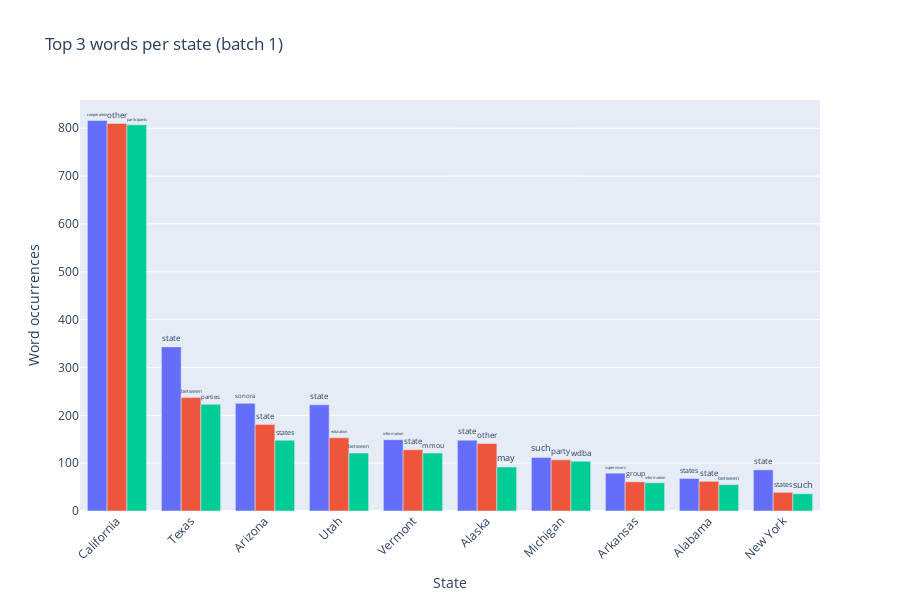
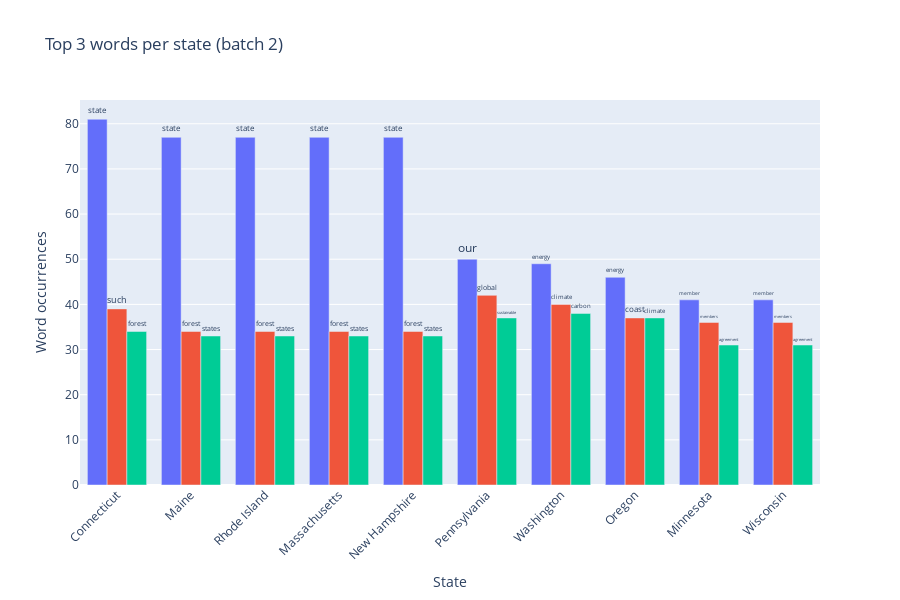
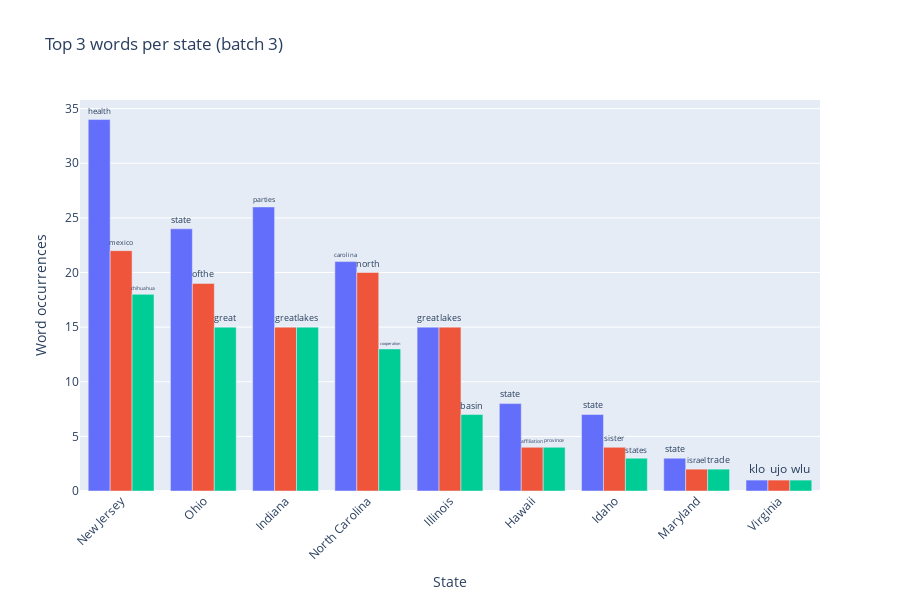

Notebook code cell kept with these figures, in order:
### Code cell
import plotly.graph_objects as go

for i, batch in enumerate(batches):
    fig = go.Figure()
    
    for r in sorted(batch["rank"].unique()):
        df_r = batch[batch["rank"] == r]

        fig.add_bar(
            x=df_r["State"],
            y=df_r["Count"],
            text=df_r["Word"],
            textposition="outside",
            offsetgroup=str(r),
            showlegend=False
        )

    fig.update_layout(
        title=f"Top 3 words per state (batch {i+1})",
        xaxis_title="State",
        yaxis_title="Word occurrences",
        barmode="group",
        xaxis_tickangle=-45,
        height=600
    )

    fig.show()

### Figure 1 — Plotly figure (JSON) as saved in the notebook; plotly's stock layout.template omitted (floating-point values rounded to 4 significant figures)
{"data": [{"offsetgroup": "0", "showlegend": false, "text": ["cooperation", "state", "sonora", "state", "information", "state", "such", "supervisors", "states", "state"], "textposition": "outside", "type": "bar", "x": ["California", "Texas", "Arizona", "Utah", "Vermont", "Alaska", "Michigan", "Arkansas", "Alabama", "New York"], "y": [816, 343, 225, 222, 149, 148, 112, 79, 68, 86]}, {"offsetgroup": "1", "showlegend": false, "text": ["other", "between", "state", "education", "state", "other", "party", "group", "state", "states"], "textposition": "outside", "type": "bar", "x": ["California", "Texas", "Arizona", "Utah", "Vermont", "Alaska", "Michigan", "Arkansas", "Alabama", "New York"], "y": [810, 237, 181, 153, 128, 141, 107, 61, 62, 39]}, {"offsetgroup": "2", "showlegend": false, "text": ["participants", "parties", "states", "between", "mmou", "may", "wdba", "information", "between", "such"], "textposition": "outside", "type": "bar", "x": ["California", "Texas", "Arizona", "Utah", "Vermont", "Alaska", "Michigan", "Arkansas", "Alabama", "New York"], "y": [807, 223, 148, 121, 121, 92, 104, 59, 55, 36]}], "layout": {"barmode": "group", "height": 600, "title": {"text": "Top 3 words per state (batch 1)"}, "xaxis": {"tickangle": -45, "title": {"text": "State"}}, "yaxis": {"title": {"text": "Word occurrences"}}}}

### Figure 2 — Plotly figure (JSON) as saved in the notebook; plotly's stock layout.template omitted (floating-point values rounded to 4 significant figures)
{"data": [{"offsetgroup": "0", "showlegend": false, "text": ["state", "state", "state", "state", "state", "our", "energy", "energy", "member", "member"], "textposition": "outside", "type": "bar", "x": ["Connecticut", "Maine", "Rhode Island", "Massachusetts", "New Hampshire", "Pennsylvania", "Washington", "Oregon", "Minnesota", "Wisconsin"], "y": [81, 77, 77, 77, 77, 50, 49, 46, 41, 41]}, {"offsetgroup": "1", "showlegend": false, "text": ["such", "forest", "forest", "forest", "forest", "global", "climate", "coast", "members", "members"], "textposition": "outside", "type": "bar", "x": ["Connecticut", "Maine", "Rhode Island", "Massachusetts", "New Hampshire", "Pennsylvania", "Washington", "Oregon", "Minnesota", "Wisconsin"], "y": [39, 34, 34, 34, 34, 42, 40, 37, 36, 36]}, {"offsetgroup": "2", "showlegend": false, "text": ["forest", "states", "states", "states", "states", "sustainable", "carbon", "climate", "agreement", "agreement"], "textposition": "outside", "type": "bar", "x": ["Connecticut", "Maine", "Rhode Island", "Massachusetts", "New Hampshire", "Pennsylvania", "Washington", "Oregon", "Minnesota", "Wisconsin"], "y": [34, 33, 33, 33, 33, 37, 38, 37, 31, 31]}], "layout": {"barmode": "group", "height": 600, "title": {"text": "Top 3 words per state (batch 2)"}, "xaxis": {"tickangle": -45, "title": {"text": "State"}}, "yaxis": {"title": {"text": "Word occurrences"}}}}

### Figure 3 — Plotly figure (JSON) as saved in the notebook; plotly's stock layout.template omitted (floating-point values rounded to 4 significant figures)
{"data": [{"offsetgroup": "0", "showlegend": false, "text": ["health", "state", "parties", "carolina", "great", "state", "state", "state", "klo"], "textposition": "outside", "type": "bar", "x": ["New Jersey", "Ohio", "Indiana", "North Carolina", "Illinois", "Hawaii", "Idaho", "Maryland", "Virginia"], "y": [34, 24, 26, 21, 15, 8, 7, 3, 1]}, {"offsetgroup": "1", "showlegend": false, "text": ["mexico", "ofthe", "great", "north", "lakes", "affiliation", "sister", "israel", "ujo"], "textposition": "outside", "type": "bar", "x": ["New Jersey", "Ohio", "Indiana", "North Carolina", "Illinois", "Hawaii", "Idaho", "Maryland", "Virginia"], "y": [22, 19, 15, 20, 15, 4, 4, 2, 1]}, {"offsetgroup": "2", "showlegend": false, "text": ["chihuahua", "great", "lakes", "cooperation", "basin", "province", "states", "trade", "wlu"], "textposition": "outside", "type": "bar", "x": ["New Jersey", "Ohio", "Indiana", "North Carolina", "Illinois", "Hawaii", "Idaho", "Maryland", "Virginia"], "y": [18, 15, 15, 13, 7, 4, 3, 2, 1]}], "layout": {"barmode": "group", "height": 600, "title": {"text": "Top 3 words per state (batch 3)"}, "xaxis": {"tickangle": -45, "title": {"text": "State"}}, "yaxis": {"title": {"text": "Word occurrences"}}}}
